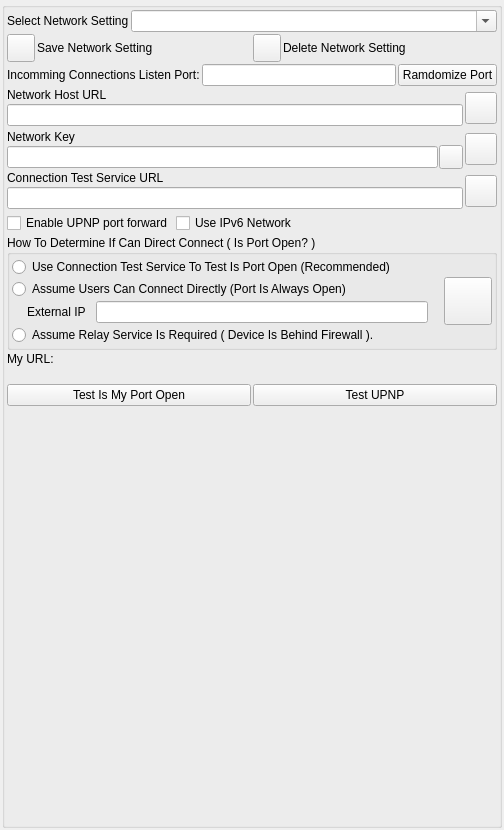
<?xml version="1.0" encoding="UTF-8"?>
<ui version="4.0">
 <class>AppletNetworkSettingsUi</class>
 <widget class="QWidget" name="AppletNetworkSettingsUi">
  <property name="geometry">
   <rect>
    <x>0</x>
    <y>0</y>
    <width>504</width>
    <height>830</height>
   </rect>
  </property>
  <property name="windowTitle">
   <string>Network Settings</string>
  </property>
  <layout class="QGridLayout" name="gridLayout">
   <property name="leftMargin">
    <number>2</number>
   </property>
   <property name="topMargin">
    <number>2</number>
   </property>
   <property name="rightMargin">
    <number>2</number>
   </property>
   <property name="bottomMargin">
    <number>2</number>
   </property>
   <property name="spacing">
    <number>0</number>
   </property>
   <item row="0" column="0">
    <widget class="QGroupBox" name="DialogItemsGroupBox">
     <property name="sizePolicy">
      <sizepolicy hsizetype="Expanding" vsizetype="Expanding">
       <horstretch>0</horstretch>
       <verstretch>0</verstretch>
      </sizepolicy>
     </property>
     <property name="title">
      <string/>
     </property>
     <layout class="QVBoxLayout" name="verticalLayout_3">
      <property name="spacing">
       <number>2</number>
      </property>
      <property name="leftMargin">
       <number>2</number>
      </property>
      <property name="topMargin">
       <number>2</number>
      </property>
      <property name="rightMargin">
       <number>2</number>
      </property>
      <property name="bottomMargin">
       <number>2</number>
      </property>
      <item>
       <layout class="QHBoxLayout" name="horizontalLayout_10">
        <item>
         <widget class="QLabel" name="m_SelectNetworkSettingLabel">
          <property name="text">
           <string>Select Network Setting</string>
          </property>
          <property name="alignment">
           <set>Qt::AlignmentFlag::AlignLeading|Qt::AlignmentFlag::AlignLeft|Qt::AlignmentFlag::AlignVCenter</set>
          </property>
         </widget>
        </item>
        <item>
         <widget class="QComboBox" name="m_NetworkSettingsNameComboBox">
          <property name="sizePolicy">
           <sizepolicy hsizetype="Expanding" vsizetype="Preferred">
            <horstretch>0</horstretch>
            <verstretch>0</verstretch>
           </sizepolicy>
          </property>
          <property name="editable">
           <bool>true</bool>
          </property>
          <property name="insertPolicy">
           <enum>QComboBox::InsertPolicy::InsertAtCurrent</enum>
          </property>
         </widget>
        </item>
       </layout>
      </item>
      <item>
       <layout class="QHBoxLayout" name="horizontalLayout_7">
        <item>
         <widget class="VxPushButton" name="m_SaveSettingsButton">
          <property name="minimumSize">
           <size>
            <width>28</width>
            <height>28</height>
           </size>
          </property>
          <property name="maximumSize">
           <size>
            <width>28</width>
            <height>28</height>
           </size>
          </property>
          <property name="text">
           <string notr="true"/>
          </property>
          <property name="iconSize">
           <size>
            <width>28</width>
            <height>28</height>
           </size>
          </property>
         </widget>
        </item>
        <item>
         <widget class="VxLabel" name="m_SaveSettingsLabel">
          <property name="text">
           <string>Save Network Setting</string>
          </property>
         </widget>
        </item>
        <item>
         <widget class="VxPushButton" name="m_DeleteSettingsButton">
          <property name="minimumSize">
           <size>
            <width>28</width>
            <height>28</height>
           </size>
          </property>
          <property name="maximumSize">
           <size>
            <width>28</width>
            <height>28</height>
           </size>
          </property>
          <property name="text">
           <string notr="true"/>
          </property>
          <property name="iconSize">
           <size>
            <width>28</width>
            <height>28</height>
           </size>
          </property>
         </widget>
        </item>
        <item>
         <widget class="VxLabel" name="m_DeleteSettingsLabel">
          <property name="text">
           <string>Delete Network Setting</string>
          </property>
         </widget>
        </item>
       </layout>
      </item>
      <item>
       <layout class="QHBoxLayout" name="horizontalLayout">
        <item>
         <widget class="QLabel" name="PortLabel">
          <property name="text">
           <string>Incomming Connections Listen Port:</string>
          </property>
         </widget>
        </item>
        <item>
         <widget class="QLineEdit" name="PortEdit"/>
        </item>
        <item>
         <widget class="QPushButton" name="RandomPortButton">
          <property name="text">
           <string>Ramdomize Port</string>
          </property>
         </widget>
        </item>
       </layout>
      </item>
      <item>
       <layout class="QHBoxLayout" name="horizontalLayout_4">
        <item>
         <layout class="QVBoxLayout" name="verticalLayout_4">
          <property name="spacing">
           <number>2</number>
          </property>
          <property name="bottomMargin">
           <number>2</number>
          </property>
          <item>
           <widget class="QLabel" name="m_NetworkHostUrlLabel">
            <property name="text">
             <string>Network Host URL</string>
            </property>
            <property name="alignment">
             <set>Qt::AlignmentFlag::AlignBottom|Qt::AlignmentFlag::AlignLeading|Qt::AlignmentFlag::AlignLeft</set>
            </property>
           </widget>
          </item>
          <item>
           <widget class="QLineEdit" name="m_NetworkHostUrlEdit">
            <property name="maxLength">
             <number>63</number>
            </property>
           </widget>
          </item>
         </layout>
        </item>
        <item>
         <widget class="VxPushButton" name="m_NetworkHostInfoButton">
          <property name="minimumSize">
           <size>
            <width>32</width>
            <height>32</height>
           </size>
          </property>
          <property name="maximumSize">
           <size>
            <width>32</width>
            <height>32</height>
           </size>
          </property>
          <property name="text">
           <string notr="true"/>
          </property>
          <property name="iconSize">
           <size>
            <width>48</width>
            <height>48</height>
           </size>
          </property>
         </widget>
        </item>
       </layout>
      </item>
      <item>
       <layout class="QHBoxLayout" name="horizontalLayout_8">
        <item>
         <layout class="QVBoxLayout" name="verticalLayout">
          <property name="spacing">
           <number>1</number>
          </property>
          <item>
           <widget class="QLabel" name="m_NetworkKeyLabel">
            <property name="text">
             <string>Network Key</string>
            </property>
            <property name="alignment">
             <set>Qt::AlignmentFlag::AlignBottom|Qt::AlignmentFlag::AlignLeading|Qt::AlignmentFlag::AlignLeft</set>
            </property>
           </widget>
          </item>
          <item>
           <layout class="QHBoxLayout" name="horizontalLayout_2">
            <item>
             <widget class="QLineEdit" name="m_NetworkKeyEdit"/>
            </item>
            <item>
             <widget class="VxPushButton" name="m_NetworkKeyEyeButton">
              <property name="sizePolicy">
               <sizepolicy hsizetype="Fixed" vsizetype="Fixed">
                <horstretch>0</horstretch>
                <verstretch>0</verstretch>
               </sizepolicy>
              </property>
              <property name="minimumSize">
               <size>
                <width>24</width>
                <height>24</height>
               </size>
              </property>
              <property name="maximumSize">
               <size>
                <width>24</width>
                <height>24</height>
               </size>
              </property>
              <property name="text">
               <string notr="true"/>
              </property>
              <property name="iconSize">
               <size>
                <width>48</width>
                <height>48</height>
               </size>
              </property>
             </widget>
            </item>
           </layout>
          </item>
         </layout>
        </item>
        <item>
         <widget class="VxPushButton" name="m_NetworkKeyInfoButton">
          <property name="minimumSize">
           <size>
            <width>32</width>
            <height>32</height>
           </size>
          </property>
          <property name="maximumSize">
           <size>
            <width>32</width>
            <height>32</height>
           </size>
          </property>
          <property name="text">
           <string notr="true"/>
          </property>
          <property name="iconSize">
           <size>
            <width>48</width>
            <height>48</height>
           </size>
          </property>
         </widget>
        </item>
       </layout>
      </item>
      <item>
       <layout class="QHBoxLayout" name="horizontalLayout_6">
        <item>
         <layout class="QVBoxLayout" name="verticalLayout_6">
          <property name="spacing">
           <number>2</number>
          </property>
          <property name="bottomMargin">
           <number>2</number>
          </property>
          <item>
           <widget class="QLabel" name="m_ConnectTestUrlLabel">
            <property name="text">
             <string>Connection Test Service URL</string>
            </property>
            <property name="alignment">
             <set>Qt::AlignmentFlag::AlignBottom|Qt::AlignmentFlag::AlignLeading|Qt::AlignmentFlag::AlignLeft</set>
            </property>
           </widget>
          </item>
          <item>
           <widget class="QLineEdit" name="m_ConnectTestUrlEdit">
            <property name="maxLength">
             <number>63</number>
            </property>
           </widget>
          </item>
         </layout>
        </item>
        <item>
         <widget class="VxPushButton" name="m_ConnectTestUrlInfoButton">
          <property name="minimumSize">
           <size>
            <width>32</width>
            <height>32</height>
           </size>
          </property>
          <property name="maximumSize">
           <size>
            <width>32</width>
            <height>32</height>
           </size>
          </property>
          <property name="text">
           <string notr="true"/>
          </property>
          <property name="iconSize">
           <size>
            <width>48</width>
            <height>48</height>
           </size>
          </property>
         </widget>
        </item>
       </layout>
      </item>
      <item>
       <layout class="QHBoxLayout" name="horizontalLayout_13">
        <item>
         <widget class="QCheckBox" name="m_UseUpnpCheckBox">
          <property name="sizePolicy">
           <sizepolicy hsizetype="Preferred" vsizetype="Fixed">
            <horstretch>0</horstretch>
            <verstretch>0</verstretch>
           </sizepolicy>
          </property>
          <property name="text">
           <string>Enable UPNP port forward</string>
          </property>
         </widget>
        </item>
        <item>
         <widget class="QCheckBox" name="m_UseIpv6NetworkCheckBox">
          <property name="sizePolicy">
           <sizepolicy hsizetype="Expanding" vsizetype="Fixed">
            <horstretch>0</horstretch>
            <verstretch>0</verstretch>
           </sizepolicy>
          </property>
          <property name="text">
           <string>Use IPv6 Network</string>
          </property>
         </widget>
        </item>
       </layout>
      </item>
      <item>
       <widget class="QGroupBox" name="m_ConnectGroupBox">
        <property name="title">
         <string>How To Determine If Can Direct Connect ( Is Port Open? )</string>
        </property>
        <layout class="QHBoxLayout" name="horizontalLayout_5">
         <property name="spacing">
          <number>1</number>
         </property>
         <property name="leftMargin">
          <number>2</number>
         </property>
         <property name="topMargin">
          <number>2</number>
         </property>
         <property name="rightMargin">
          <number>2</number>
         </property>
         <property name="bottomMargin">
          <number>2</number>
         </property>
         <item>
          <layout class="QVBoxLayout" name="verticalLayout_2">
           <property name="spacing">
            <number>2</number>
           </property>
           <item>
            <widget class="QRadioButton" name="AutoDetectProxyRadioButton">
             <property name="text">
              <string>Use Connection Test Service To Test Is Port Open (Recommended)</string>
             </property>
            </widget>
           </item>
           <item>
            <widget class="QRadioButton" name="AssumeNoProxyRadioButton">
             <property name="text">
              <string>Assume Users Can Connect Directly (Port Is Always Open)</string>
             </property>
            </widget>
           </item>
           <item>
            <layout class="QHBoxLayout" name="horizontalLayout_3">
             <property name="spacing">
              <number>10</number>
             </property>
             <property name="leftMargin">
              <number>15</number>
             </property>
             <property name="rightMargin">
              <number>15</number>
             </property>
             <item>
              <widget class="QLabel" name="label_2">
               <property name="text">
                <string>External IP</string>
               </property>
              </widget>
             </item>
             <item>
              <widget class="QLineEdit" name="m_ExternIpEdit">
               <property name="maxLength">
                <number>63</number>
               </property>
              </widget>
             </item>
            </layout>
           </item>
           <item>
            <widget class="QRadioButton" name="AssumeProxyRadioButton">
             <property name="text">
              <string>Assume Relay Service Is Required ( Device Is Behind Firewall ).</string>
             </property>
            </widget>
           </item>
          </layout>
         </item>
         <item>
          <widget class="VxPushButton" name="m_ConnectIsOpenInfoButton">
           <property name="minimumSize">
            <size>
             <width>48</width>
             <height>48</height>
            </size>
           </property>
           <property name="maximumSize">
            <size>
             <width>48</width>
             <height>48</height>
            </size>
           </property>
           <property name="text">
            <string notr="true"/>
           </property>
           <property name="iconSize">
            <size>
             <width>48</width>
             <height>48</height>
            </size>
           </property>
          </widget>
         </item>
        </layout>
       </widget>
      </item>
      <item>
       <layout class="QHBoxLayout" name="horizontalLayout_11">
        <item>
         <widget class="QLabel" name="m_MyNodeTextLabel">
          <property name="text">
           <string>My URL:</string>
          </property>
         </widget>
        </item>
        <item>
         <widget class="QLabel" name="m_NodeUrlLabel">
          <property name="sizePolicy">
           <sizepolicy hsizetype="Expanding" vsizetype="Preferred">
            <horstretch>0</horstretch>
            <verstretch>0</verstretch>
           </sizepolicy>
          </property>
          <property name="text">
           <string/>
          </property>
         </widget>
        </item>
        <item>
         <widget class="ClipboardCopyWidget" name="m_ClipboardCopyWidget" native="true"/>
        </item>
       </layout>
      </item>
      <item>
       <layout class="QHBoxLayout" name="horizontalLayout_9">
        <item>
         <widget class="QLabel" name="label">
          <property name="text">
           <string/>
          </property>
         </widget>
        </item>
        <item>
         <widget class="QLabel" name="m_InternetStateLabel">
          <property name="sizePolicy">
           <sizepolicy hsizetype="Expanding" vsizetype="Preferred">
            <horstretch>0</horstretch>
            <verstretch>0</verstretch>
           </sizepolicy>
          </property>
          <property name="text">
           <string/>
          </property>
         </widget>
        </item>
        <item>
         <widget class="QLabel" name="label_3">
          <property name="text">
           <string/>
          </property>
         </widget>
        </item>
        <item>
         <widget class="QLabel" name="m_NetAvailStateLabel">
          <property name="sizePolicy">
           <sizepolicy hsizetype="Expanding" vsizetype="Preferred">
            <horstretch>0</horstretch>
            <verstretch>0</verstretch>
           </sizepolicy>
          </property>
          <property name="text">
           <string/>
          </property>
         </widget>
        </item>
       </layout>
      </item>
      <item>
       <layout class="QHBoxLayout" name="horizontalLayout_12">
        <item>
         <widget class="QPushButton" name="m_TestIsPortOpenButton">
          <property name="text">
           <string>Test Is My Port Open</string>
          </property>
         </widget>
        </item>
        <item>
         <widget class="QPushButton" name="m_TestUpnpButton">
          <property name="text">
           <string>Test UPNP</string>
          </property>
         </widget>
        </item>
       </layout>
      </item>
      <item>
       <spacer name="verticalSpacer">
        <property name="orientation">
         <enum>Qt::Orientation::Vertical</enum>
        </property>
        <property name="sizeHint" stdset="0">
         <size>
          <width>20</width>
          <height>40</height>
         </size>
        </property>
       </spacer>
      </item>
     </layout>
    </widget>
   </item>
  </layout>
 </widget>
 <customwidgets>
  <customwidget>
   <class>VxPushButton</class>
   <extends>QPushButton</extends>
   <header>VxPushButton.h</header>
  </customwidget>
  <customwidget>
   <class>VxLabel</class>
   <extends>QLabel</extends>
   <header>VxLabel.h</header>
  </customwidget>
  <customwidget>
   <class>ClipboardCopyWidget</class>
   <extends>QWidget</extends>
   <header>ClipboardCopyWidget.h</header>
   <container>1</container>
  </customwidget>
 </customwidgets>
 <resources/>
 <connections/>
</ui>
